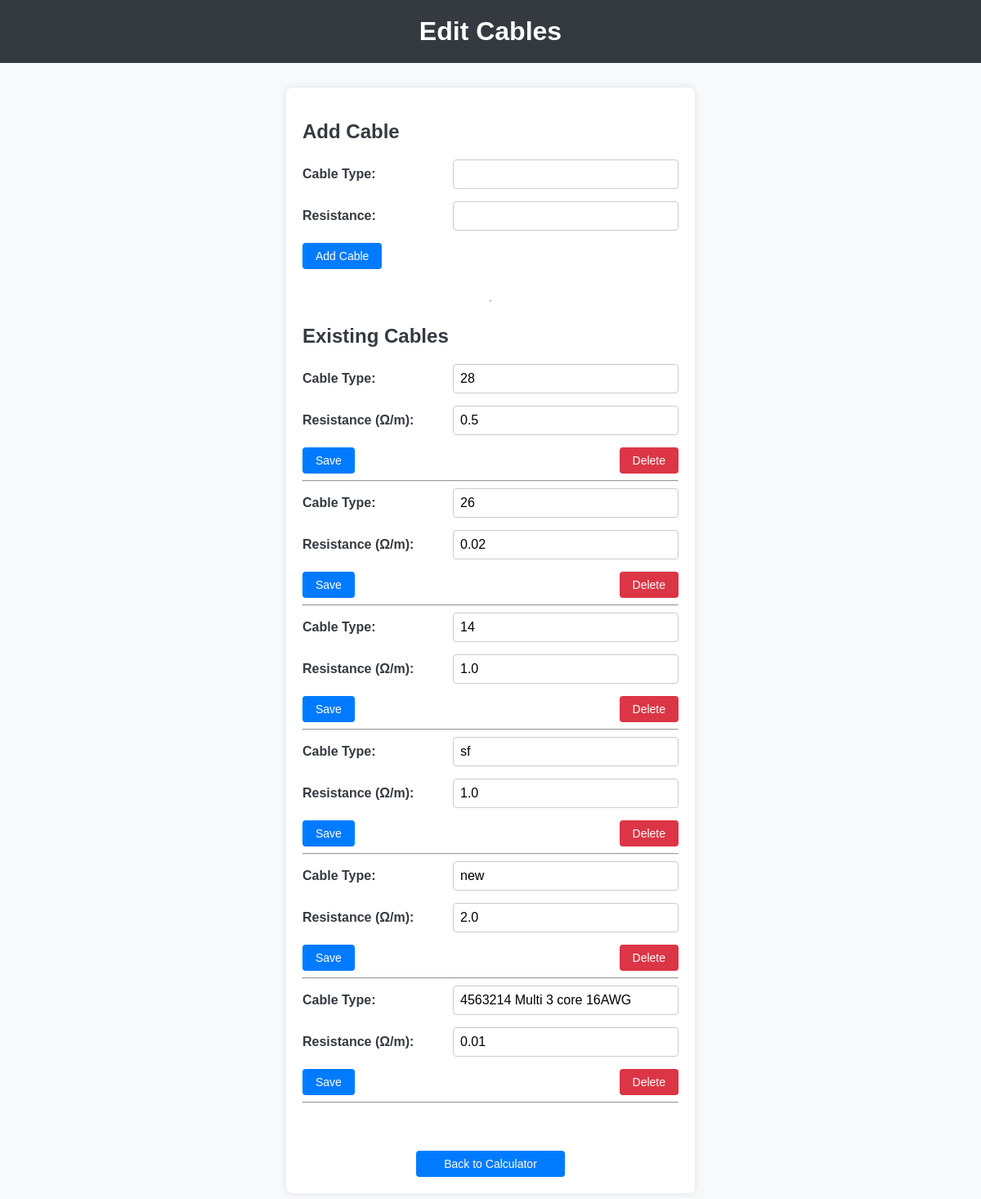
The app's page /edit_cables, older data.
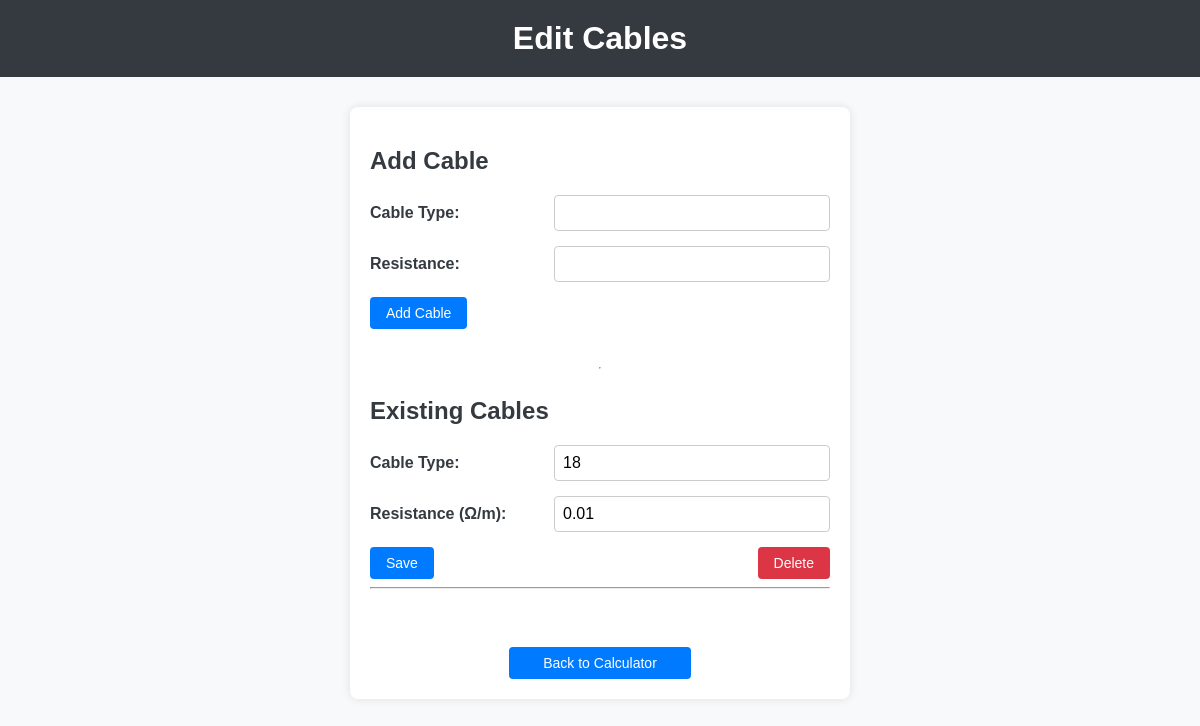
The same page, newer data.
### models.py (models this page shows)
class Cable(Base):
    __tablename__ = "cables"
    id = Column(Integer, primary_key=True, index=True)
    type = Column(String, unique=True, index=True)
    resistance = Column(Float)

### main.py (the view)
@app.get("/edit_cables", response_class=HTMLResponse)
async def edit_cables(request: Request, db: Session = Depends(get_db)):
    cables = db.query(Cable).all()
    return templates.TemplateResponse("edit_cables.html", {"request": request, "cables": cables})

### templates/edit_cables.html (shortened to what this page needs)
<!DOCTYPE html>
<html lang="en">
<head>
    <link rel="stylesheet" href="/static/styles.css">
</head>
<body>
    <header>
        <h1>Edit Cables</h1>
    </header>
    <main class="edit-cables-main">
        <section class="add-cable-section">
            <h2>Add Cable</h2>
            <form action="/add_cable" method="post" class="cable-form">
                <div class="form-row">
                    <label for="type">Cable Type:</label>
                    <input type="text" id="type" name="type" required>
                </div>
                <div class="form-row">
                    <label for="resistance">Resistance:</label>
                    <input type="number" step="0.01" id="resistance" name="resistance" required>
                </div>
                <div class="form-group">
                    <button type="submit" class="btn btn-add">Add Cable</button>
                </div>
            </form>
        </section>
        <hr class="section-divider">
        <section class="existing-cables-section">
            <h2>Existing Cables</h2>
            <div class="cable-list">
                {% for cable in cables %}
                <form action="/edit_cable/{{ cable.id }}" method="post" class="cable-form">
                    <div class="form-row">
                        <label for="type">Cable Type:</label>
                        <input type="text" id="type" name="type" value="{{ cable.type }}" required>
                    </div>
                    <div class="form-row">
                        <label for="resistance">Resistance (Ω/m):</label>
                        <input type="number" step="0.00001" id="resistance" name="resistance" value="{{ cable.resistance }}" required>
                    </div>
                    <div class="btn-group">
                        <button type="submit" class="btn btn-save">Save</button>
                        <button formaction="/delete_cable/{{ cable.id }}" formmethod="post" class="btn btn-delete">Delete</button>
                    </div>
                </form>
                <hr class="cable-divider">
                {% endfor %}
            </div>
        </section>
        <a href="/" class="btn btn-back">Back to Calculator</a>
    </main>
</body>
</html>

### static/styles.css (style rules this page uses)
body { font-family: Arial, sans-serif; background-color: #f8f9fa; margin: 0; padding: 0; display: flex; flex-direction: column; align-items: center; }
header { display: flex; align-items: center; justify-content: center; background-color: #343a40; color: white; width: 100%; padding: 20px 0; }
h1 { margin: 0; }
.form-row { display: flex; justify-content: space-between; align-items: center; margin-bottom: 15px; width: 100%; }
.form-row label { flex: 0 0 40%; font-weight: bold; color: #343a40; }
.form-row input, .form-row select { flex: 1; padding: 8px; font-size: 16px; border: 1px solid #ccc; border-radius: 4px; width: 100%; box-sizing: border-box; }
.btn-group, .form-group { display: flex; justify-content: space-between; width: 100%; }
.btn { padding: 8px 16px; font-size: 14px; cursor: pointer; border: none; color: white; border-radius: 4px; transition: background-color 0.3s ease; }
.btn-add, .btn-add-cable { background-color: #007bff; margin-right: 10px; }
.btn-back { background-color: #007bff; color: white; padding: 8px 16px; font-size: 14px; text-align: center; border-radius: 4px; transition: background-color 0.3s ease; cursor: pointer; border: none; display: block; text-decoration: none; text-align: center; width: 150px; margin-top: 20px; }
.btn-save { background-color: #007bff; }
.btn-delete { background-color: #dc3545; }
.edit-cables-main { display: flex; flex-direction: column; align-items: center; margin: 30px auto; width: 100%; max-width: 500px; padding: 20px; box-sizing: border-box; background-color: white; box-shadow: 0 0 10px rgba(0, 0, 0, 0.1); border-radius: 8px; }
.add-cable-section, .existing-cables-section { width: 100%; margin-bottom: 30px; }
.add-cable-section h2, .existing-cables-section h2 { margin-bottom: 20px; color: #343a40; }

Row changes from the older to the newer data that the page shows:
removed Cable: type "26", resistance "0.02"
removed Cable: type "14", resistance "1.0"
removed Cable: type "sf", resistance "1.0"
removed Cable: type "new", resistance "2.0"
removed Cable: type "4563214 Multi 3 core 16AWG", resistance "0.01"
changed Cable: type "28" → "18"; resistance "0.5" → "0.01"
